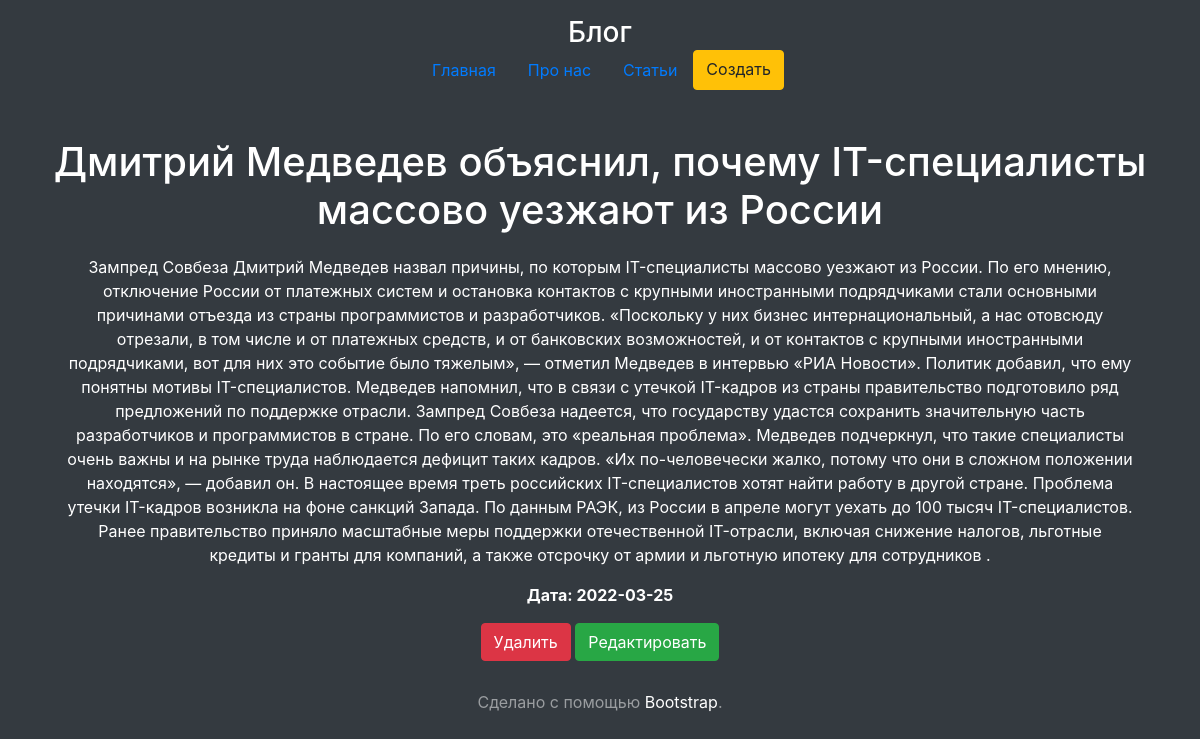
Page /posts/3 on the committed database.
### app.py (models this page shows, shortened)
class Article(db.Model):
    id = db.Column(db.Integer, primary_key=True)
    title = db.Column(db.String(100), nullable=False)
    intro = db.Column(db.String(300), nullable=False)
    text = db.Column(db.Text, nullable=False)
    date = db.Column(db.DateTime, default=datetime.utcnow)

### app.py (the view)
@app.route('/posts/<int:id>')
def post_detail(id):
    article = Article.query.get(id)
    return render_template('post_detail.html', article=article)

### templates/post_detail.html (shortened to what this page needs)
{% extends 'base.html' %}
{% block body %}
<div class="container mt-5">
    <h1>{{ article.title }}</h1>
    <div class="alert arert-info">
        <p>{{ article.text }}</p>
        <p><b>Дата: {{ article.date.date() }}</b></p>
        <a href="/posts/{{ article.id }}/delete" class="btn btn-danger">Удалить</a>
        <a href="/posts/{{ article.id }}/update" class="btn btn-success">Редактировать</a>
    </div>
{% endblock %}

### rows in the picture
Article: title "Дмитрий Медведев объяснил, почему IT-специалисты массово уезжают из России", text "Зампред Совбеза Дмитрий Медведев назвал причины, по которым IT-специалисты массово уезжают из России. По его мнению, отключение России от платежных систем и остановка контактов с крупными иностранными подрядчиками стали основными причинами отъезда из страны программистов и разработчиков. «Поскольку у них бизнес интернациональный, а нас отовсюду отрезали, в том числе и от платежных средств, и от банковских возможностей, и от контактов с крупными иностранными подрядчиками, вот для них это событие было тяжелым», — отметил Медведев в интервью «РИА Новости». Политик добавил, что ему понятны мотивы IT-специалистов. Медведев напомнил, что в связи с утечкой IT-кадров из страны правительство…", date "2022-03-25"
